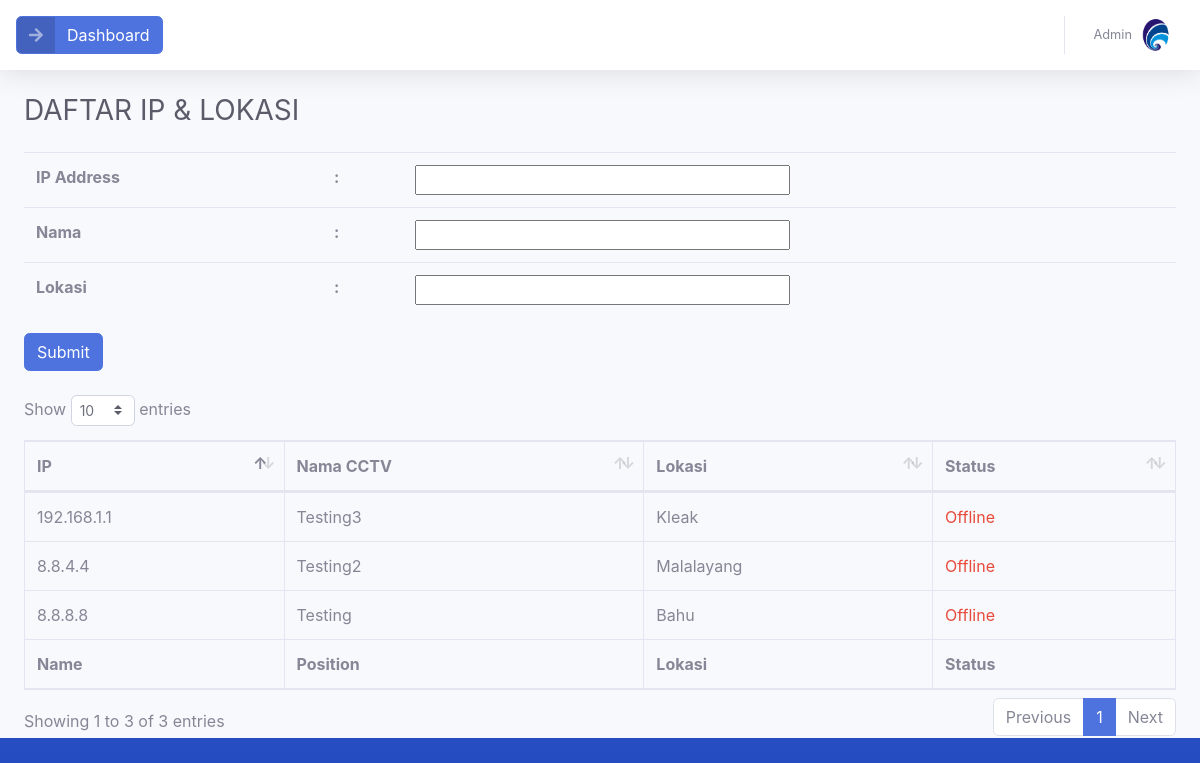
/index.php/Home, run on the app's committed database.
### tables this page shows
CREATE TABLE `cctv` (
  `ip` varchar(15) NOT NULL,
  `nama` varchar(50) NOT NULL,
  `lokasi` varchar(50) NOT NULL
);

### application/controllers/Home.php (called while the page is built, shortened)
<?php
class Home extends CI_Controller
{
    public function __construct()
    {
        $this->load->model('cctv');
    }
    public function index()
    {
        $recordCctv = $this->cctv->getDataCctv();
        $data['data_cctv'] = $recordCctv;
        $data['title'] =  "Daftar CCTV";
        $this->load->view('home/Home_view', $data);
    }
}

### index.php (called while the page is built, shortened)
<?php
require_once BASEPATH.'core/CodeIgniter.php';

### application/models/cctv.php (called while the page is built, shortened)
<?php
class cctv extends CI_Model
{
    public function getDataCctv()
    {
        $this->db->select('*');
        $this->db->from('cctv');
        $query = $this->db->get();
        return $query->result();
    }
}

### application/views/home/Home_view.php (the view, shortened to what this page needs)
<!DOCTYPE html>
<html lang="en">
<head>
    <link href="<?= base_url('assets/'); ?>vendor/fontawesome-free/css/all.min.css" rel="stylesheet" type="text/css">
    <link href="<?= base_url('assets/'); ?>css/sb-admin-2.min.css" rel="stylesheet">
    <link href="vendor/datatables/dataTables.bootstrap4.min.css" rel="stylesheet">
</head>
<body class="bg-gradient-primary" id="page-top">
    <div id="wrapper">
      <div id="content-wrapper" class="d-flex flex-column">
        <div id="content">
          <nav class="navbar navbar-expand navbar-light bg-white topbar mb-4 static-top shadow">
            <a href="<?= base_url('index.php/home/dashboard') ?>" class="btn btn-primary btn-icon-split">
                <span class="icon text-white-50">
                    <i class="fas fa-arrow-right rotate-90"></i>
                </span>
                <span class="text">Dashboard</span>
            </a>
            <ul class="navbar-nav ml-auto">
              <li class="nav-item dropdown no-arrow">
                <a class="nav-link dropdown-toggle" href="#" id="userDropdown" role="button" data-toggle="dropdown" aria-haspopup="true" aria-expanded="false">
                  <span class="mr-2 d-none d-lg-inline text-gray-600 small">Admin</span>
                  <img class="img-profile rounded-circle" src="assets/img/kominfo.png" />
                </a>
              </li>
            </ul>
          </nav>
           <div class="container-fluid">
            <div class="d-sm-flex align-items-center justify-content-between mb-4">
              <h1 class="h3 mb-0 text-gray-800">DAFTAR IP & LOKASI</h1>
            </div>
                <form class="form mb-4" action="<?= base_url('index.php/home/insertip') ?>" method="post">
                  <table class="table">
                        <tr>
                            <th>IP Address</th>
                            <th>:</th>
                            <th><input  type="text" name="ip" required style="width:50%;"></th>
                        </tr>
                        <tr">
                            <th>Nama</th>
                            <th>:</th>
                            <th><input type="text" name="nama" required style="width:50%;"></th>
                        <tr>
                            <th>Lokasi</th>
                            <th>:</th>
                            <th><input type="text" name="lokasi" required style="width:50%;"></th>
                        </tr>
                        </table>
                        <input class="btn btn-primary" type="submit">
                </form>
                <table id="tabelCCTV" class="table table-bordered" width="100%" cellspacing="0">
                      <thead>
                          <tr>
                              <th>IP</th>
                              <th>Nama CCTV</th>
                              <th>Lokasi</th>
                              <th>Status</th>
                          </tr>
                      </thead>
                      <tbody>
                          <?php
                                    foreach ($data_cctv as $row) {
                                    ?>
                                        <tr>
                                            <td><?php echo $row->ip ?></td>
                                            <td><?php echo $row->nama ?></td>
                                            <td><?php echo $row->lokasi ?></td>
                                              <?php
                                              $ip = $row->ip;
                                              $ping = exec("ping -n 1 $ip", $output, $status);
                                              if ($status === 0) {
                                                  echo '<td class="text text-success">Online</td>';
                                              } else {
                                                  echo '<td class="text text-danger">Offline</td>';
                                              }
                                              ?>
                                        </tr>
                                    <?php } ?>
                      </tbody>
                      <tfoot>
                          <tr>
                              <th>Name</th>
                              <th>Position</th>
                              <th>Lokasi</th>
                              <th>Status</th>
                          </tr>
                      </tfoot>
                  </table>
                    </div>
 </body>
 </html>

### data on the page
cctv: ip "192.168.1.1", nama "Testing3", lokasi "Kleak"
cctv: ip "8.8.4.4", nama "Testing2", lokasi "Malalayang"
cctv: ip "8.8.8.8", nama "Testing", lokasi "Bahu"
